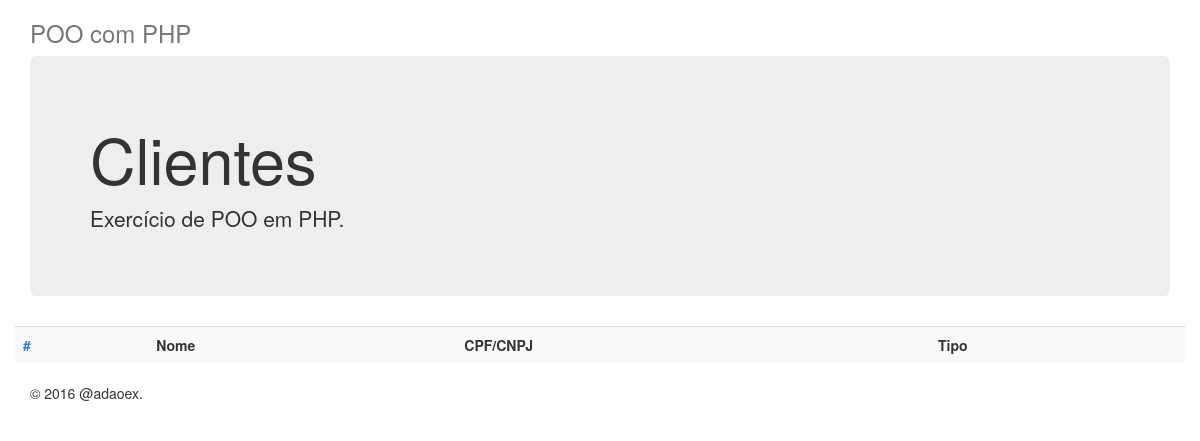
Before: / with the older database file.
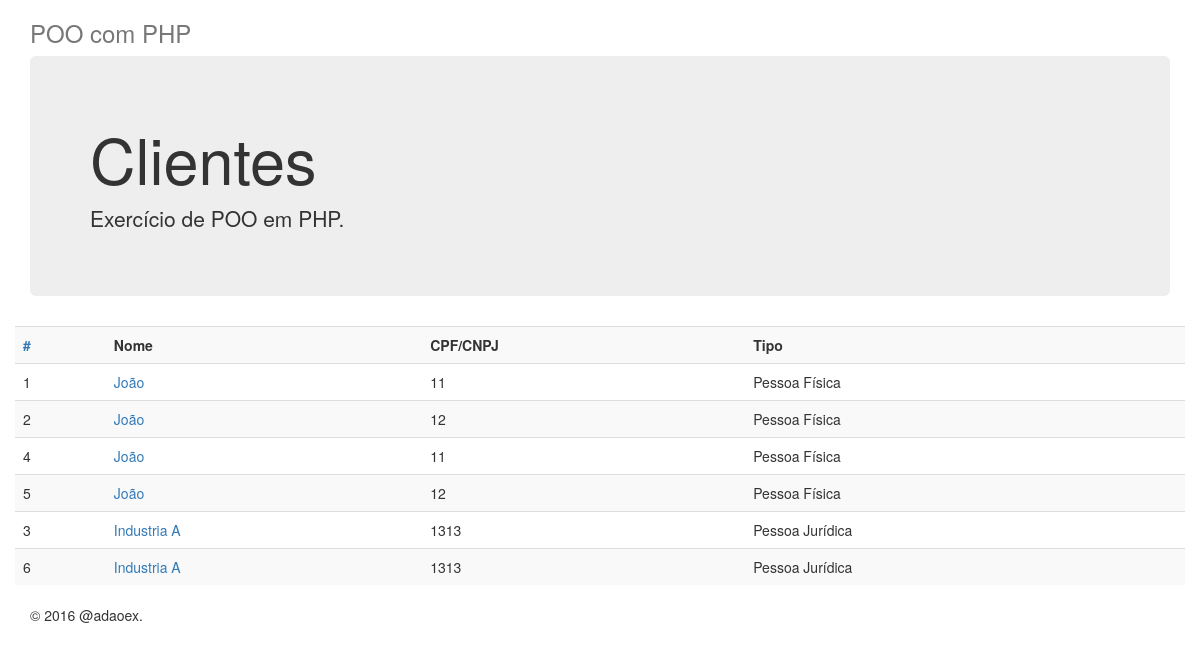
After: the same page with the newer database file.
### tables this page shows
CREATE TABLE cliente (
                id INTEGER PRIMARY KEY AUTOINCREMENT, 
                nome text   not null, 
                cpf text    null,
                cnpj text   null,
                rg text     null,
                grau_importancia text not null,
                tipo text not null
            );

### lib/Psr4AutoloaderClass.php (called while the page is built, shortened)
<?php
class Psr4AutoloaderClass
{
    protected $prefixes = array();
    public function addNamespace($prefix, $base_dir, $prepend = false)
    {
        $prefix = trim($prefix, '\\') . '\\';
        $base_dir = rtrim($base_dir, DIRECTORY_SEPARATOR) . '/';
        if (isset($this->prefixes[$prefix]) === false) {
            $this->prefixes[$prefix] = array();
        }
        if ($prepend) {
            array_unshift($this->prefixes[$prefix], $base_dir);
        } else {
            array_push($this->prefixes[$prefix], $base_dir);
        }
    }
    public function loadClass($class)
    {
        $prefix = $class;
        while (false !== $pos = strrpos($prefix, '\\')) {
            $prefix = substr($class, 0, $pos + 1);
            $relative_class = substr($class, $pos + 1);
            $mapped_file = $this->loadMappedFile($prefix, $relative_class);
            if ($mapped_file) {
                return $mapped_file;
            }
            $prefix = rtrim($prefix, '\\');
        }
        return false;
    }
    protected function loadMappedFile($prefix, $relative_class)
    {
        if (isset($this->prefixes[$prefix]) === false) {
            return false;
        }
        foreach ($this->prefixes[$prefix] as $base_dir) {
            $file = $base_dir
                . str_replace('\\', '/', $relative_class)
                . '.php';
            if ($this->requireFile($file)) {
                return $file;
            }
        }
        return false;
    }
    protected function requireFile($file)
    {
        if (file_exists($file)) {
            return true;
        }
        return false;
    }
}

### public/clientes.php (called while the page is built)
<?php
$db = new \PDO("sqlite:".__DIR__."/../cursopoo.db");
$pfDB = new Poo\PDO\ClientePF($db);
$pjDB = new Poo\PDO\ClientePJ($db);
$clientes_pf = $pfDB->findAll();
$clientes_pj = $pjDB->findAll();
$clientes = array_merge($clientes_pf, $clientes_pj);

### src/PDO/ClientePF.php (called while the page is built, shortened)
<?php
class ClientePF extends ClienteDBAbstract
{
    public function findAll()
    {
        $sql = "SELECT * FROM cliente where tipo = 'PF'";
        $clientes = [];
        foreach ( self::$pdo->query($sql) as $r) {
            $cliente = new \Poo\Cliente\Tipos\ClientePF();
            $cliente->setId($r['id']);
            $cliente->setCpf($r['cpf']);
            $cliente->setGrauImportancia($r['grau_importancia']);
            $cliente->setNome($r['nome']);
            $cliente->setRg($r['rg']);
            $clientes[] = $cliente;
        }
        return $clientes;
    }
}

### src/Cliente/Tipos/ClientePF.php (called while the page is built, shortened)
<?php
class ClientePF implements ICliente
{
    private $id;
    private $nome;
    private $cpf;
    public function getId()
    {
        return $this->id;
    }
    public function setId($id)
    {
        $this->id = $id;
        return $this;
    }
    public function getNome()
    {
        return $this->nome;
    }
    public function setNome($nome)
    {
        $this->nome = $nome;
        return $this;
    }
    public function getCpf()
    {
        return $this->cpf;
    }
    public function setCpf($cpf)
    {
        $this->cpf = $cpf;
        return $this;
    }
    public function setRg($rg)
    {
        return $this;
    }
    public function setGrauImportancia($grauImportancia)
    {
        return $this;
    }
}

### src/PDO/ClientePJ.php (called while the page is built, shortened)
<?php
class ClientePJ extends ClienteDBAbstract
{
    public function findAll()
    {
        $sql = "SELECT * FROM cliente where tipo = 'PJ' ";
        $clientes = [];
        foreach ( self::$pdo->query($sql) as $r) {
            $cliente = new \Poo\Cliente\Tipos\ClientePJ();
            $cliente->setId($r['id']);
            $cliente->setCnpj($r['cnpj']);
            $cliente->setGrauImportancia($r['grau_importancia']);
            $cliente->setNome($r['nome']);
            $clientes[] = $cliente;
        }
        return $clientes;
    }
}

### src/Cliente/Tipos/ClientePJ.php (called while the page is built, shortened)
<?php
class ClientePJ implements ICliente
{
    private $id;
    private $nome;
    private $cnpj;
    public function getId()
    {
        return $this->id;
    }
    public function setId($id)
    {
        $this->id = $id;
        return $this;
    }
    public function getNome()
    {
        return $this->nome;
    }
    public function setNome($nome)
    {
        $this->nome = $nome;
        return $this;
    }
    public function getCnpj()
    {
        return $this->cnpj;
    }
    public function setCnpj($cnpj)
    {
        $this->cnpj = $cnpj;
        return $this;
    }
    public function setGrauImportancia($grau)
    {
        return $this;
    }
}

### public/cliente-lista.php (the view)
<table class="table table-striped" >
    <tr>
        <th>
            <a title="Ordenar" href="?order=<?php echo ($order=='ASC'?'DESC':'ASC'); ?>" > # </a>
        </th>
        <th>Nome</th>
        <th>CPF/CNPJ</th>
        <th>Tipo</th>
    </tr>
    <?php foreach($clientes as $k => $cliente ) : ?>
        <tr>
            <td><?php echo $cliente->getId(); ?></td>
            <td>
                <a href="?pag=detalhe&idx=<?php echo $cliente->getId(); ?>&tipo=<?php echo ($cliente instanceof Poo\Cliente\Tipos\ClientePJ ? 'pj': 'pf')?>">
                <?php echo $cliente->getNome(); ?>
                </a>
            </td>
            <td><?php echo ($cliente instanceof Poo\Cliente\Tipos\ClientePJ ? $cliente->getCnpj(): $cliente->getCpf() ); ?></td>
            <td><?php echo ($cliente instanceof Poo\Cliente\Tipos\ClientePJ ? "Pessoa Jurídica":"Pessoa Física"); ?></td>
        </tr>
    <?php endforeach; ?>
</table>

### public/index.php (shortened to what this page needs)
<?php
include __DIR__ . '/clientes.php';
$order = key_exists('order', $_GET)? $_GET['order'] : 'ASC';
$pag = key_exists('pag', $_GET)? $_GET['pag'] : 'lista';
?>
<!DOCTYPE html>
<html lang="pt_BR">
<head>
    <link rel="stylesheet" href="https://maxcdn.bootstrapcdn.com/bootstrap/3.3.6/css/bootstrap.min.css"
>
    <link rel="stylesheet" href="https://maxcdn.bootstrapcdn.com/bootstrap/3.3.6/css/bootstrap-theme.min.css"
>
</head>
<body>
<div class="container">
    <div class="header clearfix">
        <h3 class="text-muted">POO com PHP</h3>
    </div>
    <div class="jumbotron">
        <h1>Clientes</h1>
        <p class="lead">Exercício de POO em PHP.</p>
    </div>
    <div class="row marketing">
        <?php include_once 'cliente-'.$pag.'.php'; ?>
    </div>
    <footer class="footer">
        <p>&copy; 2016 @adaoex.</p>
    </footer>
</div>
</body>
</html>

Changed rows visible on the page:
added cliente: id "1", nome "João", cpf "11", shows "Pessoa Física"
added cliente: id "2", nome "João", cpf "12", shows "Pessoa Física"
added cliente: id "4", nome "João", cpf "11", shows "Pessoa Física"
added cliente: id "5", nome "João", cpf "12", shows "Pessoa Física"
added cliente: id "3", nome "Industria A", cnpj "1313", shows "Pessoa Jurídica"
added cliente: id "6", nome "Industria A", cnpj "1313", shows "Pessoa Jurídica"
